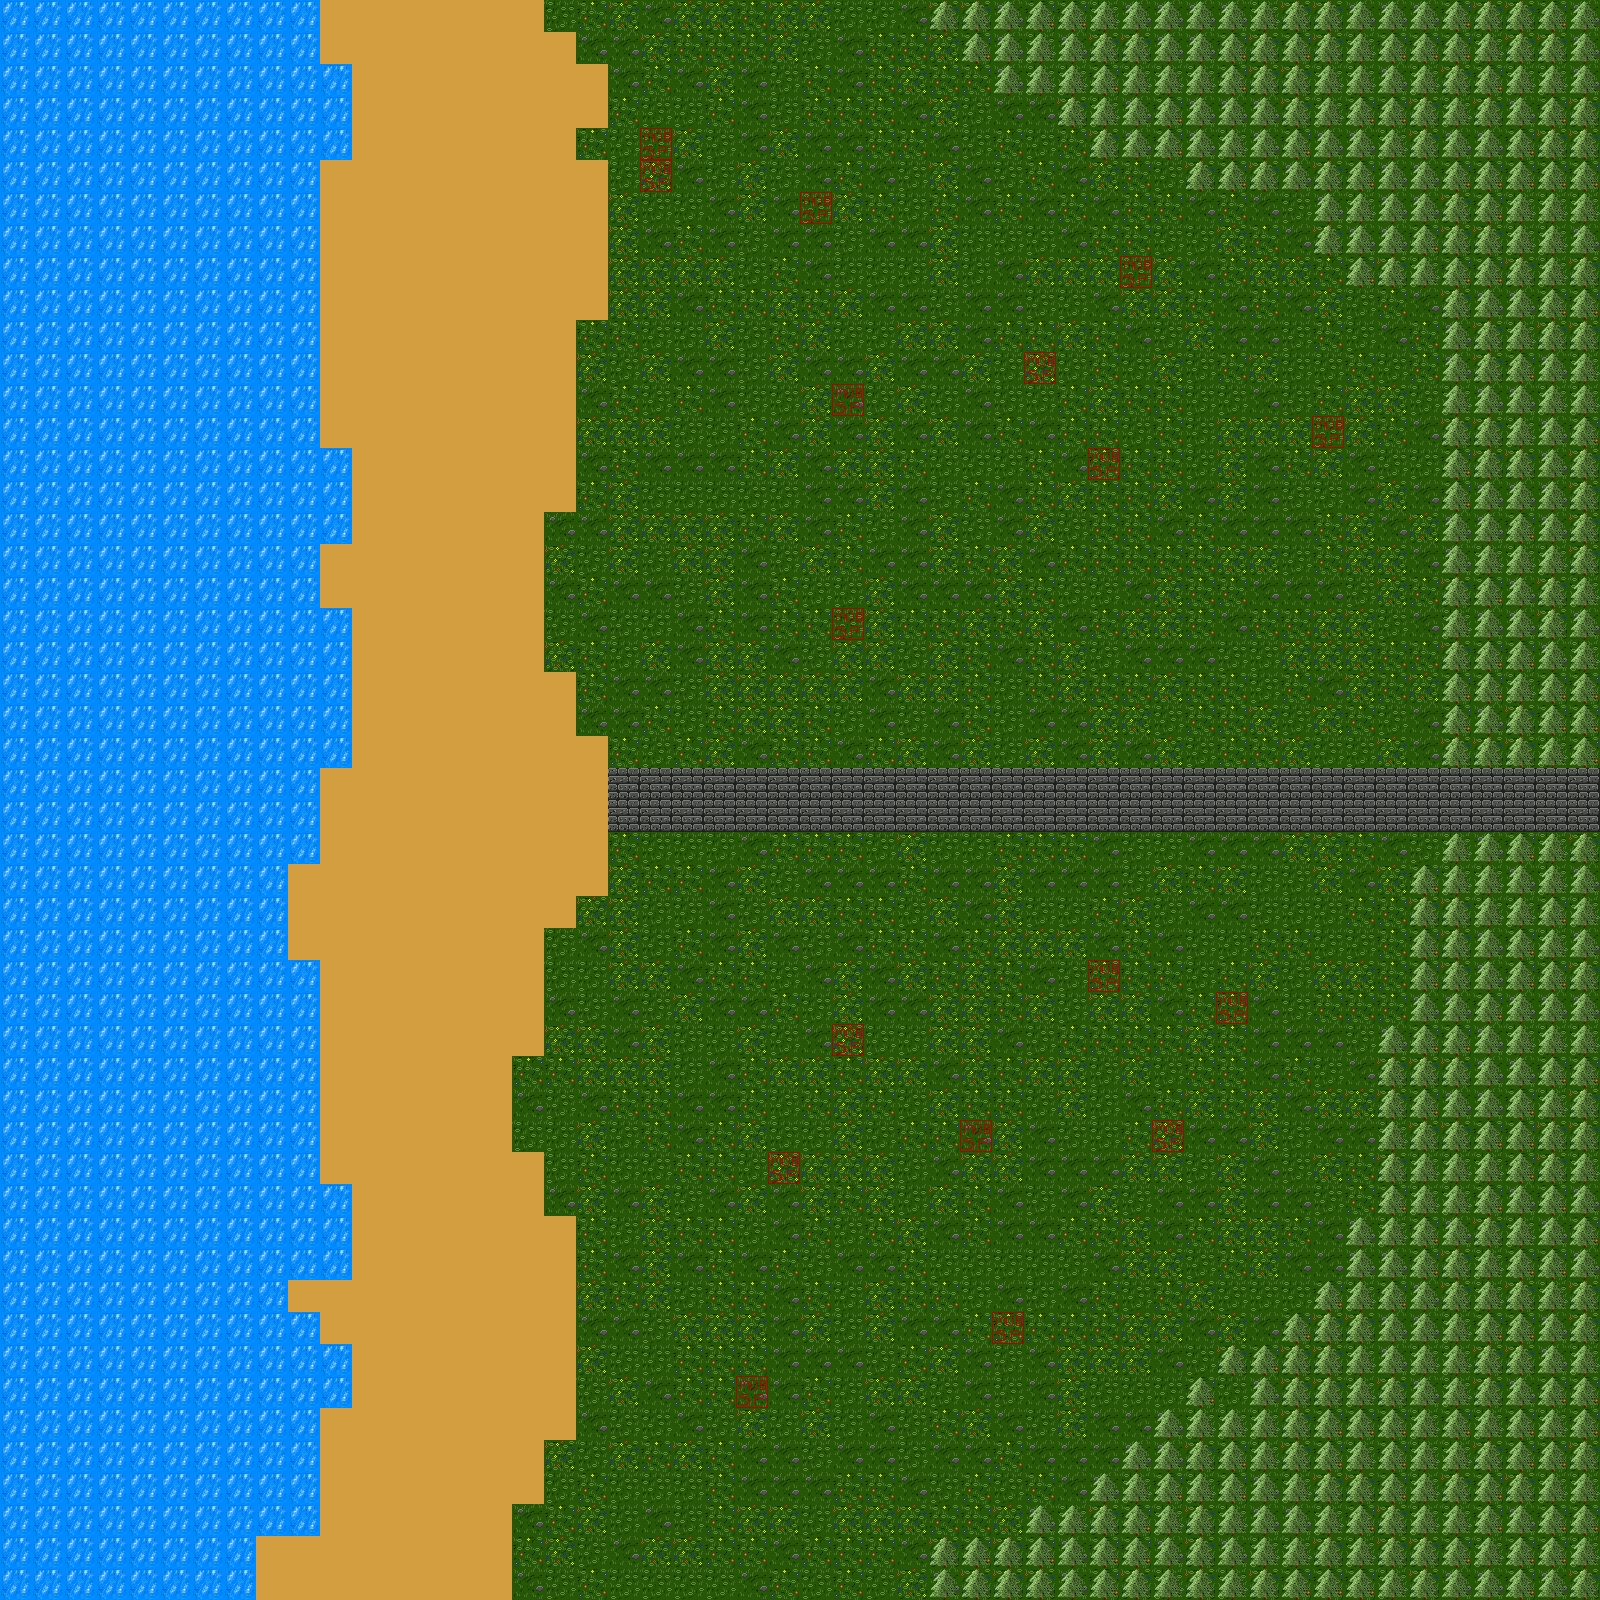

Below is a game level as drawn by its tile map, then a one-line description and the .tmx that defines it (tile-layer data replaced by summaries):
An orthogonal 50x50 tile map with 32x32 px tiles, 2 tile layers (Ground, Trees and deco).

<map version="1.10" tiledversion="1.11.2" orientation="orthogonal" renderorder="right-down" width="50" height="50" tilewidth="32" tileheight="32" infinite="0" nextlayerid="4" nextobjectid="2">
 <tileset firstgid="1" name="Basic_Tileset" tilewidth="32" tileheight="32" tilecount="12" columns="4">
  <image source="Tiles_Basicos.png" width="128" height="96" />
  <tile id="4">
   <properties>
    <property name="Collision" type="bool" value="true" />
   </properties>
  </tile>
  <tile id="5">
   <properties>
    <property name="Mob_Spawn" type="bool" value="true" />
   </properties>
  </tile>
  <tile id="8">
   <properties>
    <property name="Collision" type="bool" value="true" />
   </properties>
  </tile>
 </tileset>
 <layer id="1" name="Ground" width="50" height="50">
  <data>[2500 cells, 2500 non-empty, 7 distinct tile ids]</data>
 </layer>
 <layer id="2" name="Trees and deco" width="50" height="50">
  <data>[2500 cells, 465 non-empty, 2 distinct tile ids]</data>
 </layer>
 <objectgroup id="3" name="Special" />
</map>
